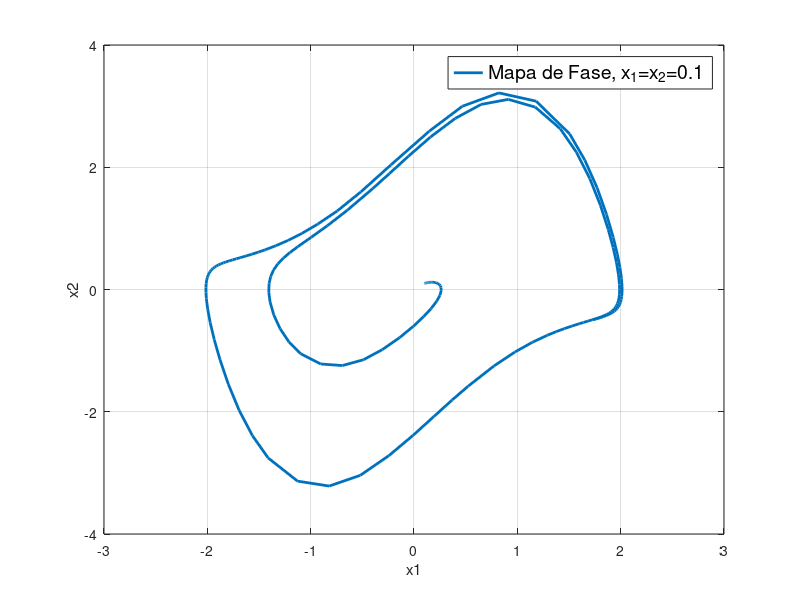

This chart was generated by the following MATLAB code:
function my_phase()
[~,X] = ode45(@EOM,[0 15],[0.1 0.1]);
x1 = X(:,1);
x2 = X(:,2);
plot(x1,x2,'LineWidth',2.0)
leg1 = legend('Mapa de Fase, x_1=x_2=0.1');
set(leg1,'FontSize', 14);
xlabel('x1')
ylabel('x2')
grid
end
function dX = EOM(t, y)
dX = zeros(2,1);
c = 2;
x1  = y(1);
x2  = y(2);
mi=1.5;
dX = [x2;...
      mi*(1-x1^2)*x2-x1];
end
